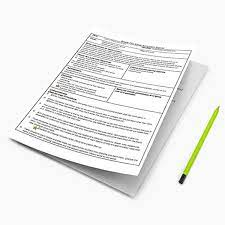
#> input picture resources/document.jpg, 225 x 225 px, found by its file name
$ python image_axies_cheak.py
#> lines starting #> are read from the running program, lines starting #| are printed output that depends on the picture
import cv2 as cv
import numpy as np

def pointer_cheaker(event, x, y, flags, parameters):
    global values
    if event == cv.EVENT_LBUTTONDOWN:

        value = [x, y]
        values.append(value)

        font = cv.FONT_HERSHEY_PLAIN
        cv.putText(image, f"{x-5},{y-20}", (x, y-20), font, 1, (0, 255, 255), thickness=1)

        if len(values) == 4:
            crop_image(image, values)
            print(f"Selected points: {values}")
            cv.waitKey(0)
        else:
            print(f"Current points: {values}")

        cv.imshow('image', image)

def crop_image(image, values):
    width, height = 400, 500

    point1 = np.float32([values[0], values[1], values[2], values[3]])

    point_2 = np.float32([[0, 0], [width, 0], [0, height], [width, height]])

    matrix = cv.getPerspectiveTransform(point1, point_2)

    out_image = cv.warpPerspective(image, matrix, (width, height))
    cv.destroyWindow('image')
    cv.imshow('Cropped Image', out_image)


    print("Image cropped and saved successfully.")

image = cv.imread('resources/document.jpg', 1)
#> image is the input picture: shape (225, 225, 3); mean B, G, R 235.6, 237, 236.6

if image is None:
    print("Error: Image not found!")
else:
    image = cv.resize(image, (600, 800))
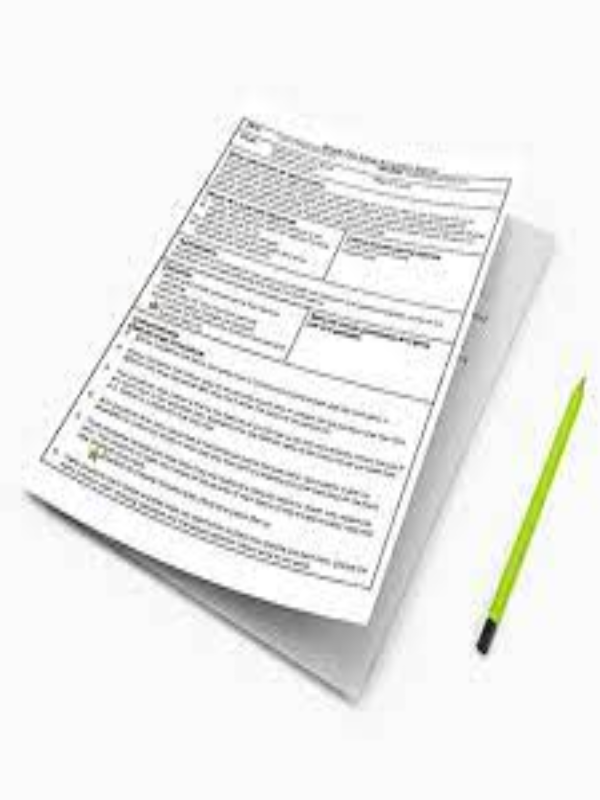
#> image: shape (800, 600, 3); mean B, G, R 235.5, 236.9, 236.6

    values = []

    # Display the original image
    cv.imshow("Original Image", image)
    print(f"Image dimensions: {image.shape}")
#| Image dimensions: (800, 600, 3)

    # Set the mouse callback to capture the points
    cv.setMouseCallback('Original Image', pointer_cheaker)

    # Wait for user interaction
    cv.waitKey(0)
    cv.destroyAllWindows()
